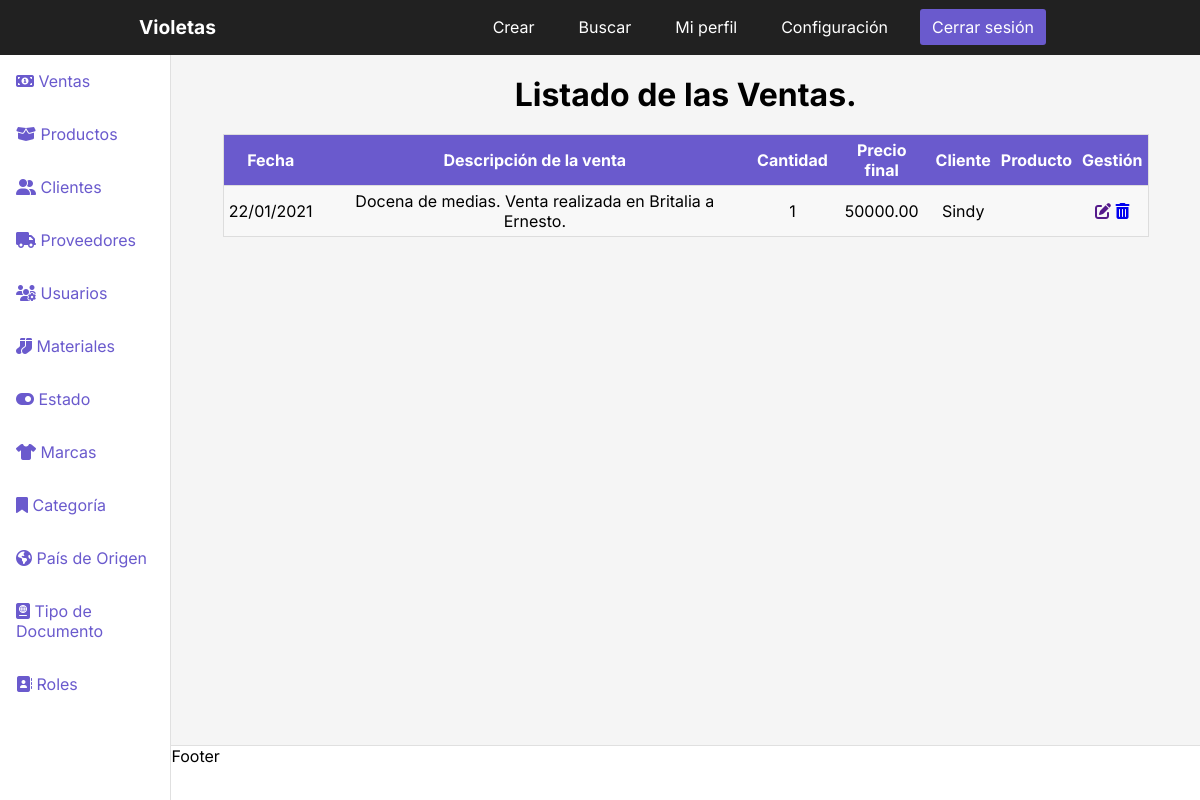
The page /dashboardventas on the database as committed earlier.
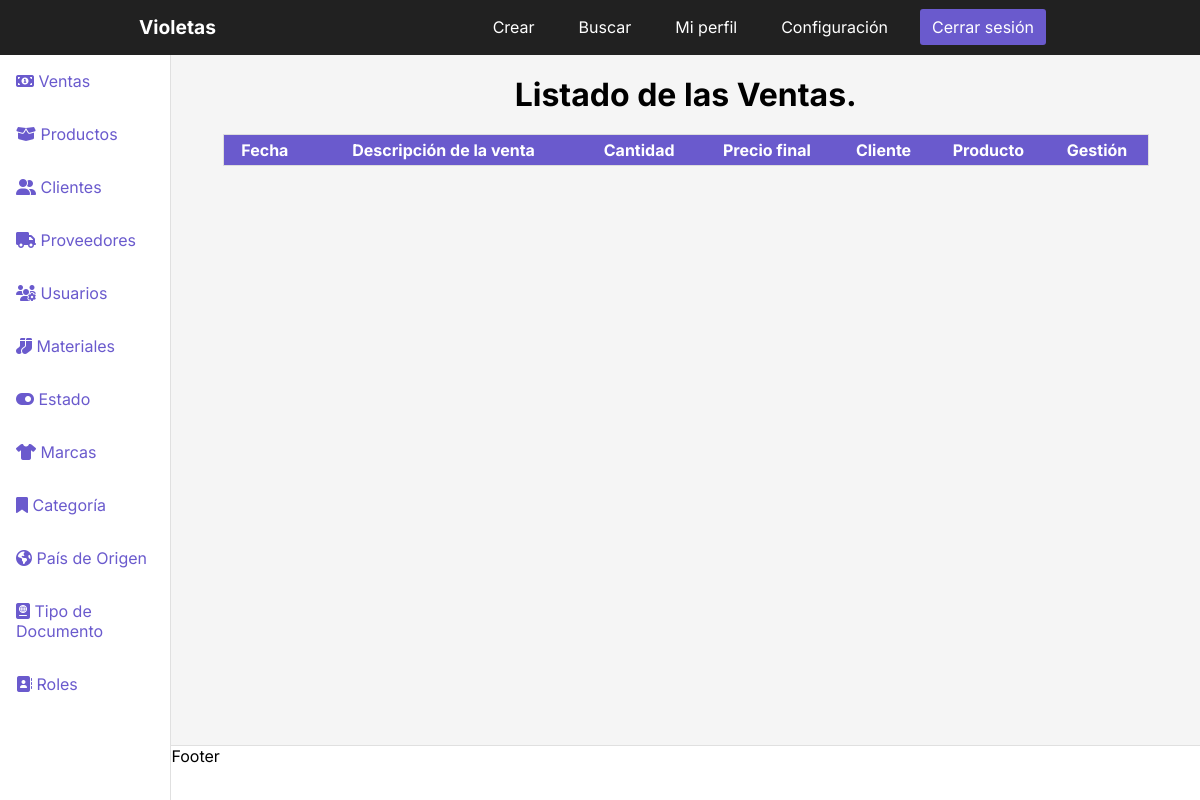
The same page on the database as committed later.
### InventoryApp/models.py (models this page shows, shortened)
class Ventas(models.Model):
    Fecha = models.CharField('Fecha de la venta', max_length = 100)
    DescripcionVenta = models.CharField('Descripción de la venta', max_length = 100)
    Cantidad = models.PositiveIntegerField('Cantidad de productos vendidos')
    PrecioFinal = models.DecimalField('Precio final de la venta', max_digits = 10, decimal_places = 2)
    Clientes = models.ForeignKey(Clientes, on_delete=models.CASCADE, default='')
    class Meta:
        verbose_name = 'Venta'
        verbose_name_plural = 'Ventas'
        db_table = 'ventas'
        ordering = ['id']

class Clientes(models.Model):
    NombreCliente = models.CharField('Nombre del cliente', max_length = 100)
    ApellidoCliente = models.CharField('Apellido del cliente', max_length = 100)
    BarrioCliente = models.CharField('Barrio del cliente', max_length = 100)
    DireccionCliente = models.CharField('Dirección del cliente', max_length = 100)
    TelefonoCliente = models.CharField('Teléfono del cliente', max_length = 100)
    ProductosFrecuentes = models.CharField('Productos que frecuenta', max_length = 100)
    def __str__(self):
        return self.NombreCliente
    class Meta:
        verbose_name = 'Cliente'
        verbose_name_plural = 'Clientes'
        db_table = 'clientes'
        ordering = ['id']

### Project/views.py (the view)
# urls.py: path('dashboardventas', views.dashboardventas, name='dashventas'), # Registro creado
def dashboardventas(request):
    ventas = (Ventas.objects.all()) # Creo variable que traiga todos los datos de la tabla Ventas.
    return render(request, 'dashboardventas.html', {
        'ventas' : ventas # Con este código busco todos los datos de la tabla Ventas y los envío a la vista.
} )

### Templates/dashboardventas.html (shortened to what the changed rows need)
{% load static %}
<!DOCTYPE html>
<html lang="en">
<head>
    <link rel="stylesheet" href="{% static 'CSS/stylesdashboard.css' %}">
</head>
<body>
    <div class="container">
        <main>
            <h1>Listado de las Ventas.</h1>
            <table class="table">
                <thead>
                    <tr>
                        <th>Fecha</th>
                        <th>Descripción de la venta</th>
                        <th>Cantidad</th>
                        <th>Precio final</th>
                        <th>Cliente</th>
                        <th>Producto</th>
                        <th>Gestión</th>
                    </tr>
                </thead>
                <tbody>
                    {% for ventas in ventas %}
                    <tr>
                        <td data-label="Fecha">{{ventas.Fecha}}</td>
                        <td data-label="Descripción de la venta">{{ventas.DescripcionVenta}}</td>
                        <td data-label="Cantidad">{{ventas.Cantidad}}</td>
                        <td data-label="Precio final">{{ventas.PrecioFinal}}</td>
                        <td data-label="Cliente">{{ventas.Clientes}}</td>
                        <td data-label="Producto">{{ventas.Productos}}</td>
                        <td data-label="Gestión">
                            <a href=""><i class="fas fa-edit"></i></a>
                            <a href="{% url 'eliminarventas' ventas.id %}"><i class="fas fa-trash-alt"></i></a>
                        </td>
                    </tr>
                    {% endfor %}
                </tbody>
            </table>
        </main>
      </div>
</body>
</html>

Rows that differ between the two databases and show on the page:
removed Ventas: Fecha "22/01/2021", DescripcionVenta "Docena de medias. Venta realizada en Britalia a Ernesto.", Cantidad "1", PrecioFinal "50000.00", Clientes "Sindy"
